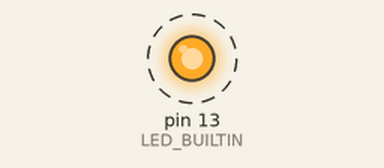
The sketch below on a simulated Arduino Uno, built with avr-gcc and run on an emulated ATmega328P. On the bench: output pins drawn as LEDs (lit = HIGH). Dashed ring = blinking. What the sketch prints to the serial monitor is not drawn.

Above: at 0.4 s.
Timing chart, 0 to 3.7 s (numbered marks = the images above):
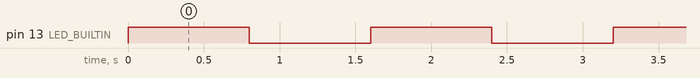

The sketch:

ligarLeddaPlaca.ino
```cpp
int contador=0;
void setup() {
  // localização do led em qual porta ele esta
  pinMode(LED_BUILTIN, OUTPUT);
  Serial.begin(9600);

}

// comando de repetição
void loop() {


  digitalWrite(LED_BUILTIN, HIGH);   // ligar o led

  contador = contador+1;
  if(contador>6)
  contador=0;
  Serial.println(contador);
  Serial.println("vezes que o led piscou" );
  delay(800);                       // tempo para ficar ligado

  digitalWrite(LED_BUILTIN, LOW);    // led ira desligar
  delay(800);                       // tempo ira ficar apagado
}
```

Measured:
- by itself, pin 13 (LED_BUILTIN): alternates HIGH for 0.80 s and LOW for 0.80 s
